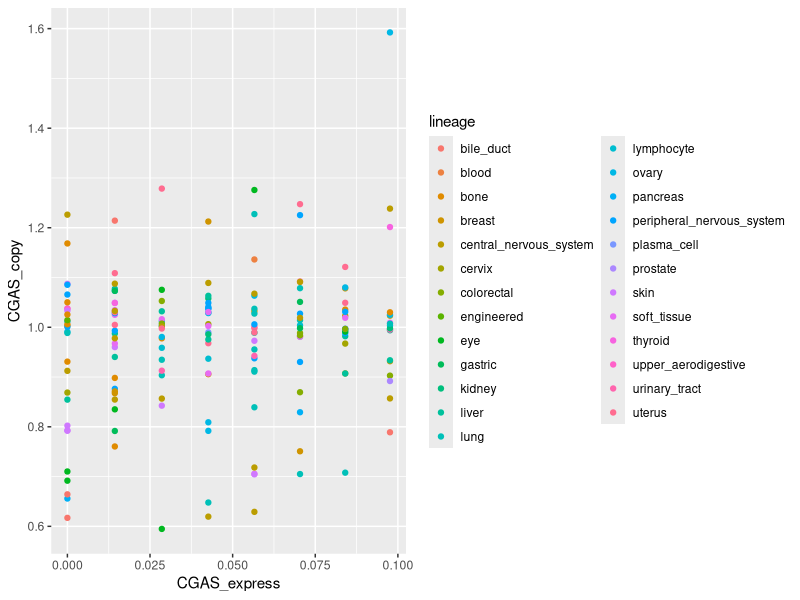

Reproduce this figure in R.
## ---- chunk 1
knitr::opts_chunk$set(echo = FALSE)
library(tidyverse)
library(readxl)
cGAS_expression <- read_excel("cGAS expression.xlsx")
CGAS_mutations <- read_excel("CGAS mutations.xlsx")
sample_info <- read_excel("sample_info.xlsx")
cGAS_copynumber <- read_excel("cGAS_copynumber.xlsx")
## ---- chunk 2
cGAS_data <- cGAS_expression %>%
  inner_join(cGAS_copynumber) %>%
  inner_join(sample_info) %>%
  anti_join(CGAS_mutations)
## ---- chunk 3
ggplot(cGAS_data, aes(x = CGAS_express, y = CGAS_copy, color = lineage)) +
  geom_point()
